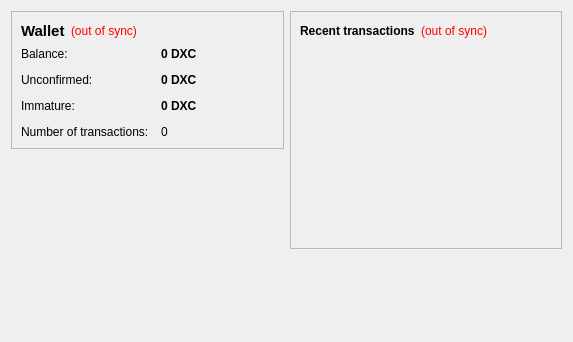
<?xml version="1.0" encoding="UTF-8"?>
<ui version="4.0">
 <class>OverviewPage</class>
 <widget class="QWidget" name="OverviewPage">
  <property name="geometry">
   <rect>
    <x>0</x>
    <y>0</y>
    <width>573</width>
    <height>342</height>
   </rect>
  </property>
  <property name="windowTitle">
   <string>Form</string>
  </property>
  <layout class="QHBoxLayout" name="horizontalLayout" stretch="1,1">
   <item>
    <layout class="QVBoxLayout" name="verticalLayout_2">
     <item>
      <widget class="QFrame" name="frame">
       <property name="frameShape">
        <enum>QFrame::StyledPanel</enum>
       </property>
       <property name="frameShadow">
        <enum>QFrame::Raised</enum>
       </property>
       <layout class="QVBoxLayout" name="verticalLayout_4">
        <item>
         <layout class="QHBoxLayout" name="horizontalLayout_4">
          <item>
           <widget class="QLabel" name="label_5">
            <property name="font">
             <font>
              <pointsize>11</pointsize>
              <weight>75</weight>
              <bold>true</bold>
             </font>
            </property>
            <property name="text">
             <string>Wallet</string>
            </property>
           </widget>
          </item>
          <item>
           <widget class="QLabel" name="labelWalletStatus">
            <property name="toolTip">
             <string>The displayed information may be out of date. Your wallet automatically synchronizes with the Dixiecoin network after a connection is established, but this process has not completed yet.</string>
            </property>
            <property name="styleSheet">
             <string notr="true">QLabel { color: red; }</string>
            </property>
            <property name="text">
             <string notr="true">(out of sync)</string>
            </property>
            <property name="alignment">
             <set>Qt::AlignLeading|Qt::AlignLeft|Qt::AlignVCenter</set>
            </property>
           </widget>
          </item>
          <item>
           <spacer name="horizontalSpacer_2">
            <property name="orientation">
             <enum>Qt::Horizontal</enum>
            </property>
            <property name="sizeHint" stdset="0">
             <size>
              <width>40</width>
              <height>20</height>
             </size>
            </property>
           </spacer>
          </item>
         </layout>
        </item>
        <item>
         <layout class="QFormLayout" name="formLayout_2">
          <property name="fieldGrowthPolicy">
           <enum>QFormLayout::AllNonFixedFieldsGrow</enum>
          </property>
          <property name="horizontalSpacing">
           <number>12</number>
          </property>
          <property name="verticalSpacing">
           <number>12</number>
          </property>
          <item row="0" column="0">
           <widget class="QLabel" name="label">
            <property name="text">
             <string>Balance:</string>
            </property>
           </widget>
          </item>
          <item row="0" column="1">
           <widget class="QLabel" name="labelBalance">
            <property name="font">
             <font>
              <weight>75</weight>
              <bold>true</bold>
             </font>
            </property>
            <property name="cursor">
             <cursorShape>IBeamCursor</cursorShape>
            </property>
            <property name="toolTip">
             <string>Your current balance</string>
            </property>
            <property name="text">
             <string notr="true">0 DXC</string>
            </property>
            <property name="textInteractionFlags">
             <set>Qt::LinksAccessibleByMouse|Qt::TextSelectableByKeyboard|Qt::TextSelectableByMouse</set>
            </property>
           </widget>
          </item>
          <item row="1" column="0">
           <widget class="QLabel" name="label_3">
            <property name="text">
             <string>Unconfirmed:</string>
            </property>
           </widget>
          </item>
          <item row="1" column="1">
           <widget class="QLabel" name="labelUnconfirmed">
            <property name="font">
             <font>
              <weight>75</weight>
              <bold>true</bold>
             </font>
            </property>
            <property name="cursor">
             <cursorShape>IBeamCursor</cursorShape>
            </property>
            <property name="toolTip">
             <string>Total of transactions that have yet to be confirmed, and do not yet count toward the current balance</string>
            </property>
            <property name="text">
             <string notr="true">0 DXC</string>
            </property>
            <property name="textInteractionFlags">
             <set>Qt::LinksAccessibleByMouse|Qt::TextSelectableByKeyboard|Qt::TextSelectableByMouse</set>
            </property>
           </widget>
          </item>
          <item row="3" column="0">
           <widget class="QLabel" name="label_2">
            <property name="text">
             <string>Number of transactions:</string>
            </property>
           </widget>
          </item>
          <item row="3" column="1">
           <widget class="QLabel" name="labelNumTransactions">
            <property name="toolTip">
             <string>Total number of transactions in wallet</string>
            </property>
            <property name="text">
             <string notr="true">0</string>
            </property>
           </widget>
          </item>
          <item row="2" column="0">
           <widget class="QLabel" name="labelImmatureText">
            <property name="text">
             <string>Immature:</string>
            </property>
           </widget>
          </item>
          <item row="2" column="1">
           <widget class="QLabel" name="labelImmature">
            <property name="font">
             <font>
              <weight>75</weight>
              <bold>true</bold>
             </font>
            </property>
            <property name="toolTip">
             <string>Mined balance that has not yet matured</string>
            </property>
            <property name="text">
             <string notr="true">0 DXC</string>
            </property>
            <property name="textInteractionFlags">
             <set>Qt::LinksAccessibleByMouse|Qt::TextSelectableByKeyboard|Qt::TextSelectableByMouse</set>
            </property>
           </widget>
          </item>
         </layout>
        </item>
       </layout>
      </widget>
     </item>
     <item>
      <spacer name="verticalSpacer">
       <property name="orientation">
        <enum>Qt::Vertical</enum>
       </property>
       <property name="sizeHint" stdset="0">
        <size>
         <width>20</width>
         <height>40</height>
        </size>
       </property>
      </spacer>
     </item>
    </layout>
   </item>
   <item>
    <layout class="QVBoxLayout" name="verticalLayout_3">
     <item>
      <widget class="QFrame" name="frame_2">
       <property name="frameShape">
        <enum>QFrame::StyledPanel</enum>
       </property>
       <property name="frameShadow">
        <enum>QFrame::Raised</enum>
       </property>
       <layout class="QVBoxLayout" name="verticalLayout">
        <item>
         <layout class="QHBoxLayout" name="horizontalLayout_2">
          <item>
           <widget class="QLabel" name="label_4">
            <property name="text">
             <string>&lt;b&gt;Recent transactions&lt;/b&gt;</string>
            </property>
           </widget>
          </item>
          <item>
           <widget class="QLabel" name="labelTransactionsStatus">
            <property name="toolTip">
             <string>The displayed information may be out of date. Your wallet automatically synchronizes with the Dixiecoin network after a connection is established, but this process has not completed yet.</string>
            </property>
            <property name="styleSheet">
             <string notr="true">QLabel { color: red; }</string>
            </property>
            <property name="text">
             <string notr="true">(out of sync)</string>
            </property>
            <property name="alignment">
             <set>Qt::AlignRight|Qt::AlignTrailing|Qt::AlignVCenter</set>
            </property>
           </widget>
          </item>
          <item>
           <spacer name="horizontalSpacer">
            <property name="orientation">
             <enum>Qt::Horizontal</enum>
            </property>
            <property name="sizeHint" stdset="0">
             <size>
              <width>40</width>
              <height>20</height>
             </size>
            </property>
           </spacer>
          </item>
         </layout>
        </item>
        <item>
         <widget class="QListView" name="listTransactions">
          <property name="styleSheet">
           <string notr="true">QListView { background: transparent; }</string>
          </property>
          <property name="frameShape">
           <enum>QFrame::NoFrame</enum>
          </property>
          <property name="verticalScrollBarPolicy">
           <enum>Qt::ScrollBarAlwaysOff</enum>
          </property>
          <property name="horizontalScrollBarPolicy">
           <enum>Qt::ScrollBarAlwaysOff</enum>
          </property>
          <property name="selectionMode">
           <enum>QAbstractItemView::NoSelection</enum>
          </property>
         </widget>
        </item>
       </layout>
      </widget>
     </item>
     <item>
      <spacer name="verticalSpacer_2">
       <property name="orientation">
        <enum>Qt::Vertical</enum>
       </property>
       <property name="sizeHint" stdset="0">
        <size>
         <width>20</width>
         <height>40</height>
        </size>
       </property>
      </spacer>
     </item>
    </layout>
   </item>
  </layout>
 </widget>
 <resources/>
 <connections/>
</ui>
